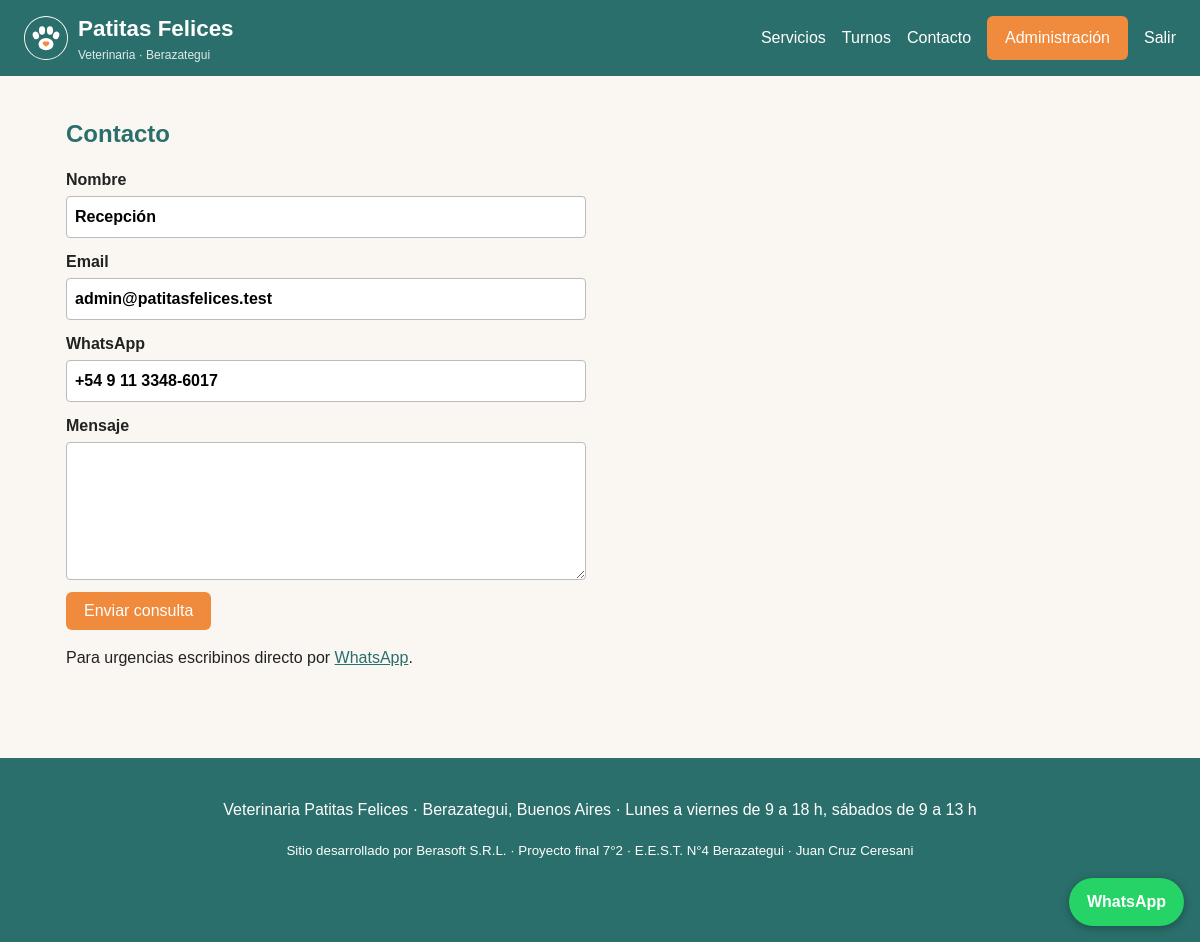
Screenshot of /contacto.php (signed in) with the database file from the repository.
### tables this page shows
CREATE TABLE usuarios (
  id         INT AUTO_INCREMENT PRIMARY KEY,
  email      VARCHAR(120) NOT NULL UNIQUE,
  clave_hash VARCHAR(255) NOT NULL,              
  nombre     VARCHAR(80)  NOT NULL,
  whatsapp   VARCHAR(30)  NOT NULL,
  rol        ENUM('cliente','admin') NOT NULL DEFAULT 'cliente',
  activo     TINYINT(1) NOT NULL DEFAULT 1,      
  creado_en  DATETIME NOT NULL DEFAULT CURRENT_TIMESTAMP
);

### inc/funciones.php (called while the page is built, shortened)
<?php
require __DIR__ . '/conexion.php';
function h($texto) {
    return htmlspecialchars((string)$texto, ENT_QUOTES, 'UTF-8');
}
function usuario_actual() {
    global $db;
    $st = $db->prepare('SELECT * FROM usuarios WHERE id = ? AND activo = 1');
    $st->execute([$_SESSION['uid']]);
    return $st->fetch() ?: null;
}

### contacto.php (the view, shortened to what this page needs)
<?php
require 'inc/funciones.php';
$enviado = false;
require 'inc/cabecera.php';
?>
<section class="formulario">
  <h1>Contacto</h1>
  <?php if ($enviado): ?>
    <p class="ok">¡Gracias! Te respondemos por WhatsApp lo antes posible.</p>
  <?php else: ?>
    <form method="post">
      <label>Nombre <input name="nombre" required value="<?= h($_POST['nombre'] ?? $yo['nombre'] ?? '') ?>"></label>
      <label>Email <input type="email" name="email" required value="<?= h($_POST['email'] ?? $yo['email'] ?? '') ?>"></label>
      <label>WhatsApp <input name="whatsapp" required placeholder="11 1234-5678" value="<?= h($_POST['whatsapp'] ?? $yo['whatsapp'] ?? '') ?>"></label>
      <label>Mensaje <textarea name="mensaje" rows="5" required minlength="10"><?= h($_POST['mensaje'] ?? '') ?></textarea></label>
      <button class="boton">Enviar consulta</button>
    </form>
  <?php endif; ?>
  <p>Para urgencias escribinos directo por <a href="https://wa.me/<?= WHATSAPP ?>">WhatsApp</a>.</p>
</section>
<?php require 'inc/pie.php'; ?>

### css/estilos.css (style rules this page uses)
:root { --principal: #2a6f6b; --acento: #f08a3c; --fondo: #faf7f2; }
* { box-sizing: border-box; }
body { margin: 0; font-family: Arial, Helvetica, sans-serif; color: #222; background: var(--fondo); line-height: 1.5; }
a { color: var(--principal); }
h1, h2, h3 { color: var(--principal); line-height: 1.2; }
.boton { display: inline-block; padding: 10px 18px; border: 0; border-radius: 6px; cursor: pointer; background: var(--acento); color: #fff !important; font-size: 1rem; text-decoration: none; }
.formulario { max-width: 520px; }
label { display: block; margin-bottom: 12px; font-weight: bold; }
input, select, textarea { display: block; width: 100%; margin-top: 4px; padding: 8px; font: inherit; border: 1px solid #bbb; border-radius: 4px; background: #fff; }

### rows the page displays
usuarios: nombre "Recepción", email "admin@patitasfelices.test", whatsapp "+54 9 11 3348-6017"
